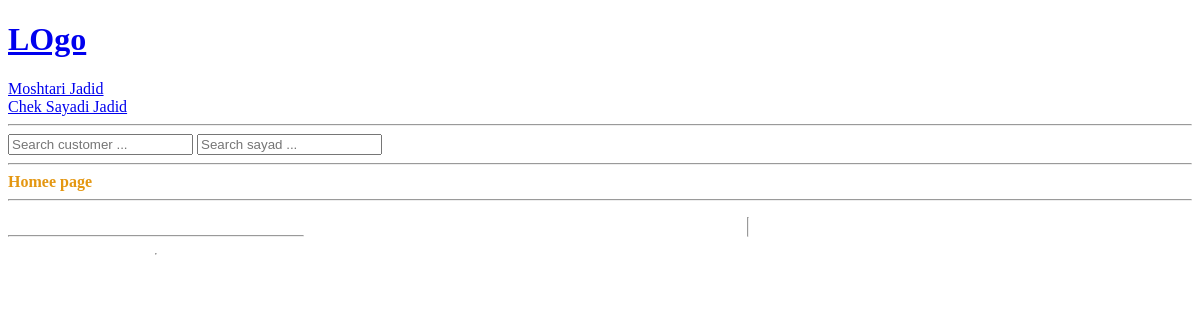
The app's page /chek/cheks/, older data.
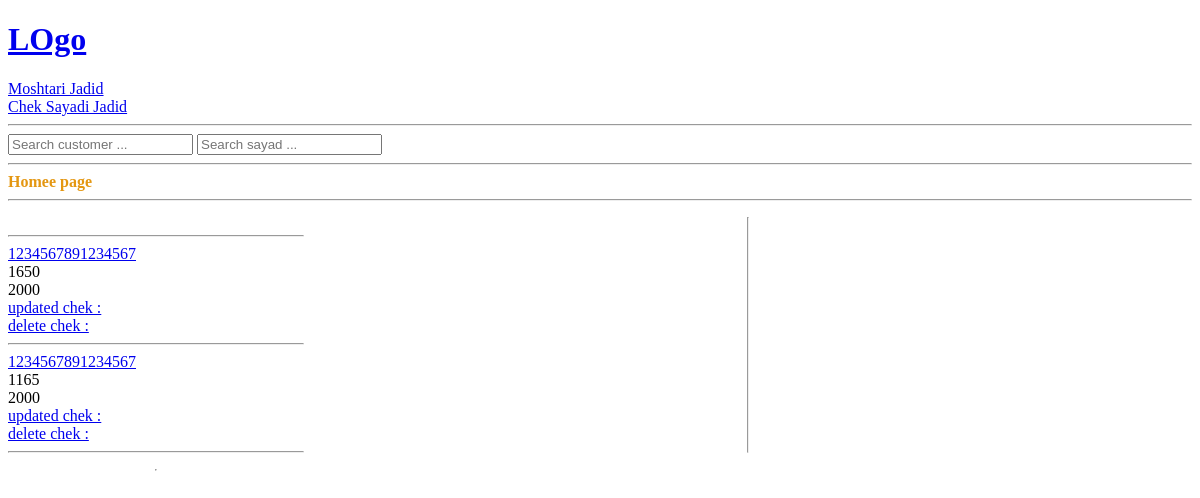
The same page, newer data.
### chek0/models.py (models this page shows, shortened)
class Chek(models.Model):
    tahvil_dahande = models.ForeignKey(Moshtary, null=True,
                                       on_delete=models.SET_NULL)
    daftar = models.IntegerField()
    shomare_sayad = models.CharField(max_length=16)
    tarikh = models.CharField(max_length=15)
    mablag = models.CharField(max_length=20)
    kode_meli = models.CharField(max_length=20)
    magsad = models.CharField(max_length=100, null=True, blank=True)
    tarikhe_daryaft = models.DateField(auto_now_add=True)
    updated = models.DateField(auto_now=True)
    ki_daryaft_kard = models.CharField(max_length=100, null=True, blank=True)
    class Meta:
        ordering = ['-shomare_sayad', ]

### chek0/views.py (the view)
# urls.py: path('cheks/', views.kole_chek_ha, name='home'),
def kole_chek_ha(request):
    chek_ha = Chek.objects.all()
    chek_count = Moshtary.objects.all().count()
    content = ({'chek_ha': chek_ha, 'chek_count':chek_count})
    return render(request, 'chek0/home.html', content)

### chek0/templates/chek0/home.html (shortened to what this page needs)
{% extends 'main.html' %}
{% block content %}
<span style="color:rgb(228, 151, 18);font-weight:bold">Homee page</span><hr>
<div class="home-container">
    <div>
    <br><hr>
    {% for chek in chek_ha %}
        <a href = "{% url 'chek:profile' chek.id %}"> {{chek.shomare_sayad}} </a> <br>
        {{chek.daftar}} </a> <br>
        {{chek.mablag}} </a> <br>
        <a href = "{% url 'chek:update' chek.id %}"> updated chek : </a><br>
        <a href = "{% url 'chek:delete' chek.id %}"> delete chek : </a><hr>
    {% endfor %}
    </div><hr>
<hr>
<div>
</div>
{% endblock content %}

Row changes from the older to the newer data that the page shows:
added Chek: shomare_sayad "1234567891234567", daftar "1650", mablag "2000"
added Chek: shomare_sayad "1234567891234567", daftar "1165", mablag "2000"
